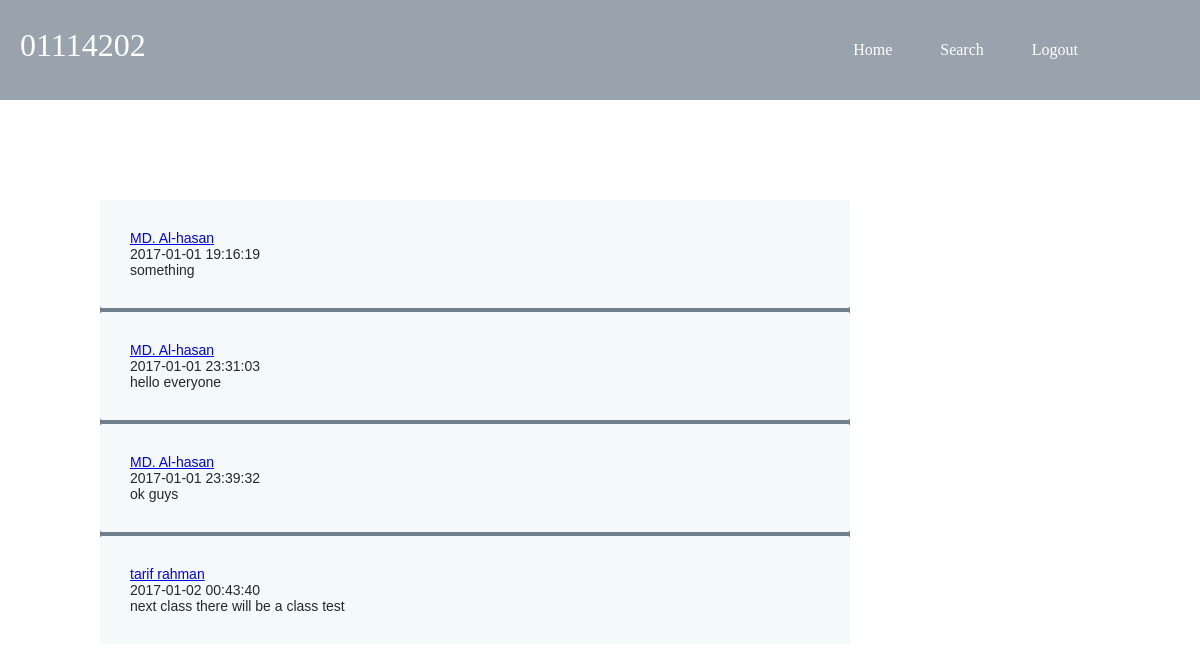
Screenshot of /snotification.php (signed in) with the database file from the repository.
### tables this page shows
CREATE TABLE `notification` (
  `notification_id` int(11) NOT NULL,
  `s_id` varchar(15) NOT NULL,
  `t_id` varchar(15) NOT NULL,
  `sec_id` varchar(15) NOT NULL,
  `post_body` longtext NOT NULL,
  `post_date` datetime NOT NULL,
  `checking` int(11) NOT NULL
);

CREATE TABLE `teacher` (
  `t_id` varchar(15) NOT NULL DEFAULT 'NOT NULL',
  `t_name` varchar(15) NOT NULL DEFAULT 'NOT NULL',
  `t_email` varchar(30) NOT NULL DEFAULT 'NOT NULL',
  `t_password` varchar(10) NOT NULL
);

### snotification.php (the view, shortened to what this page needs)
<!DOCTYPE html>
<html>
<head>
	<link rel="stylesheet" type="text/css" href="demo.css">
</head>
</head>
<body>
<div>
	<div class="div1">
		<div id="div2">
	        <div class="wrapper">
				<header>
					<h1><?php echo $user=$_SESSION['username']; ?></h1>
					<nav>
						<ul id="up">
							<li><a href="studenthome.php">Home</a></li>
							<li><a href="search1.php">Search</a></li>
							<li><a href="logout.php">Logout</a></li>
						</ul>
					</nav>
				</header>
			</div>
		</div>
	</div>
		<div class="container1"
      		<?php
      			$db_host="localhost";
			    $db_username="root";
			    $db_password="";
			    $db_name="teacher-studentportal";
			    $data=mysqli_connect($db_host,$db_username,$db_password,$db_name);
			    if(!$data){
			        echo "Connection failed";
			    }
				 ?>
				<div class="container1">
					<?php
						$sqlshow="SELECT notification_id, s_id, t_id, sec_id, post_body, post_date, checking FROM notification WHERE checking='0' AND s_id='".$_SESSION['username']."'";
						$flow=mysqli_query($data,$sqlshow);
						while($row=mysqli_fetch_array($flow))
						{
							echo "<div class='comment-box'style='background-color:rgb(244, 249, 250);'><p >";
							$re=mysqli_query($data,"SELECT t_name FROM teacher where t_id='".$row['t_id']."'");
							$a=mysqli_fetch_array($re);
							$teachername=$a['t_name'];
							echo "<td><a href=\"studentview.php?tid=".$row['t_id']."&courseid=".$row['sec_id']."\" >"?> <?php echo $teachername;?> <?php echo "</a> </td>";
							echo '<br>'.$row['post_date'].'<br>';
							echo $row['post_body'];
							echo "</p></div>";
						}
						?>
				</div>
      	</div>
</body>
</html>

### demo.css (style rules this page uses)
.container1 { width: 750px; height: 650px,auto; text-align: centre; background-color: rgba(52,73,94,0.7); border-radius: 4px; margin: 0px; margin-top: 100px; margin-left: 100px; color: white; }
ul { list-style-type:none; }
* { padding: 0px; margin: 0px; }
#div2 { background-color: rgba(52, 73, 94, 0.5); height: 100px; width: 100%; line-align: 90px; line-height: 90px; }
#div2 h1 { float:left; font-weight:400; color:white; cursor:pointer; margin-left: 20px; }
#div2 ul { float:right; position: relative; margin-right:100px; line-height: 55px; }
#div2 ul li { list-style-type:none; display: inline-block; }
#div2 ul li a { padding: 22px; text-decoration: none; color: white; display: block; }
.comment-box { width:690px; padding: 30px; margin-bottom: 4px; background-color: #fff; border-radius: 2px; position: relative; }
.comment-box p { font-family: arial; font-size: 14px; line-height: 16px; color: #282828; font-weight: 100; }

### rows the page displays
notification: t.t_name "MD. Al-hasan", post_date "2017-01-01 19:16:19", post_body "something"
notification: t.t_name "MD. Al-hasan", post_date "2017-01-01 23:31:03", post_body "hello everyone"
notification: t.t_name "MD. Al-hasan", post_date "2017-01-01 23:39:32", post_body "ok guys"
notification: t.t_name "tarif rahman", post_date "2017-01-02 00:43:40", post_body "next class there will be a class test"

### other values shown
$user=$_SESSION['username'] "01114202"
